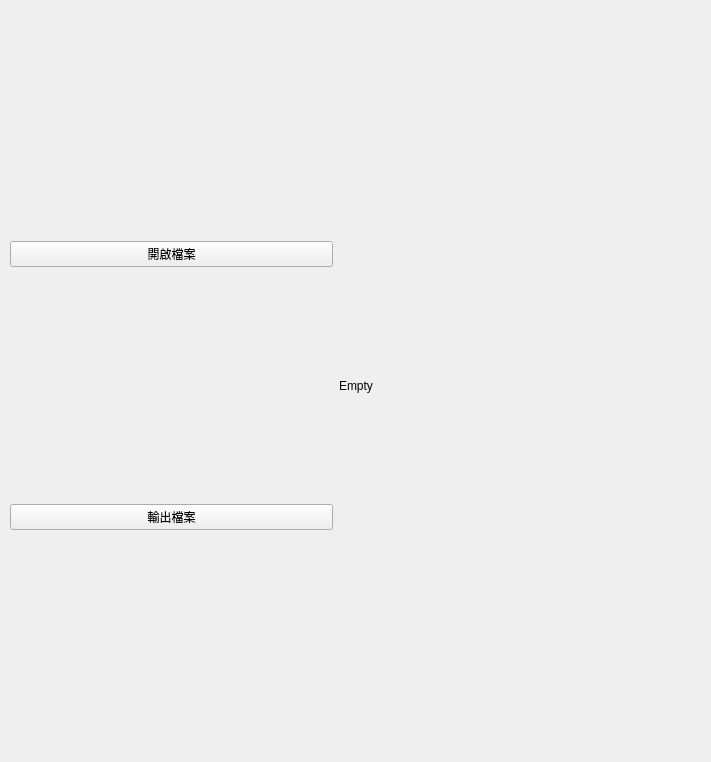
<?xml version="1.0" encoding="UTF-8"?>
<ui version="4.0">
 <class>ExcelTransformer</class>
 <widget class="QWidget" name="ExcelTransformer">
  <property name="geometry">
   <rect>
    <x>0</x>
    <y>0</y>
    <width>711</width>
    <height>762</height>
   </rect>
  </property>
  <property name="windowTitle">
   <string>Form</string>
  </property>
  <widget class="QWidget" name="horizontalLayoutWidget">
   <property name="geometry">
    <rect>
     <x>10</x>
     <y>10</y>
     <width>651</width>
     <height>751</height>
    </rect>
   </property>
   <layout class="QHBoxLayout" name="horizontalLayout">
    <item>
     <layout class="QVBoxLayout" name="verticalLayout">
      <item>
       <widget class="QPushButton" name="openFile">
        <property name="text">
         <string>開啟檔案</string>
        </property>
       </widget>
      </item>
      <item>
       <widget class="QPushButton" name="saveFile">
        <property name="text">
         <string>輸出檔案</string>
        </property>
       </widget>
      </item>
     </layout>
    </item>
    <item>
     <layout class="QVBoxLayout" name="ckBoxes">
      <item>
       <widget class="QLabel" name="label">
        <property name="text">
         <string>Empty</string>
        </property>
       </widget>
      </item>
     </layout>
    </item>
   </layout>
  </widget>
 </widget>
 <resources/>
 <connections/>
</ui>
